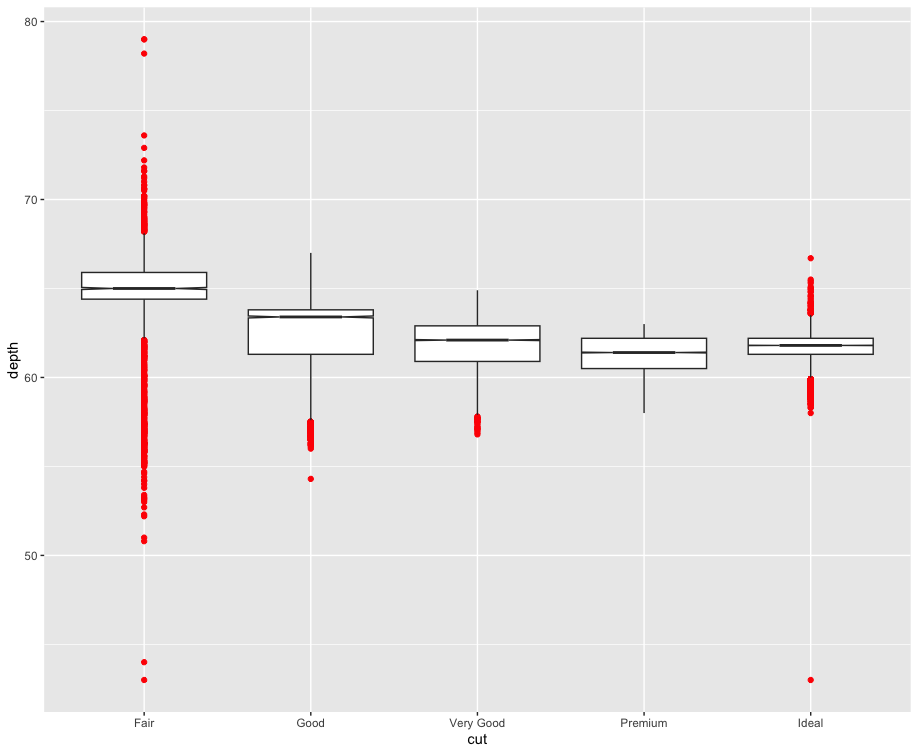

R code for this plot:
library("ggplot2")

ggplot(data=diamonds) +
  geom_boxplot(mapping = aes(x=cut, y=depth), notch = TRUE, outlier.colour = "RED")
